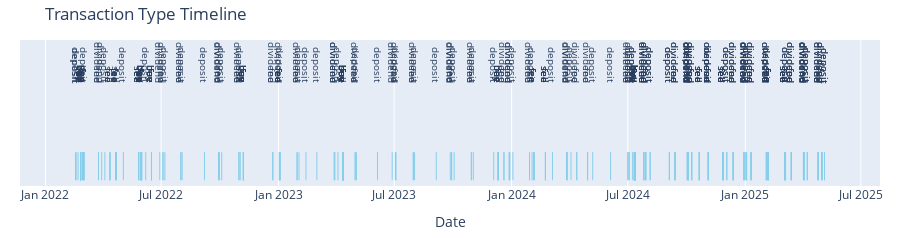

The notebook cell saved with this chart:
### Code cell
import plotly.graph_objects as go

# Ensure 'date' is datetime (already done in your df)
df['date'] = pd.to_datetime(df['date'])

# Sort by date (already done in df_sorted)
df_sorted = df.sort_values('date')

fig = go.Figure()

# Add timeline markers
fig.add_trace(go.Scatter(
    x=df_sorted['date'],
    y=[1]*len(df_sorted),
    mode='markers',
    marker=dict(symbol='line-ns-open', size=20, color='skyblue'),
    text=df_sorted['type'],
    hovertemplate='Date: %{x}<br>Type: %{text}<extra></extra>',
    showlegend=False
))

# Annotate each event type above the marker
for d, t in zip(df_sorted['date'], df_sorted['type']):
    fig.add_annotation(
        x=d, y=1.02, text=str(t),
        showarrow=False, yanchor='bottom', textangle=90, font=dict(size=10)
    )

fig.update_yaxes(visible=False)
fig.update_layout(
    height=200,
    xaxis_title='Date',
    title='Transaction Type Timeline',
    margin=dict(l=20, r=20, t=40, b=20)
)

fig.show()
